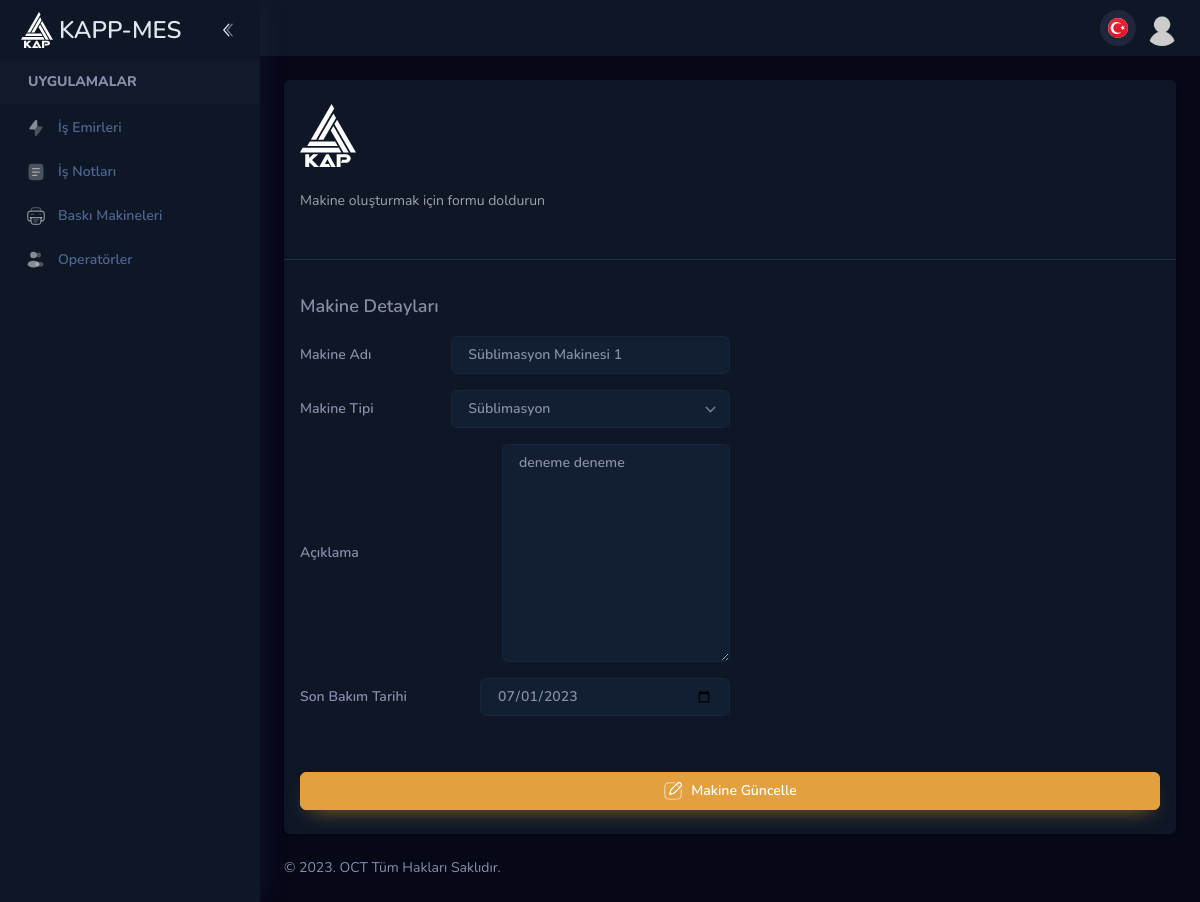
/machines/1/edit/ (signed in), run on the app's committed database.
### machines/models.py (models this page shows, shortened)
class Machine(StarterModel):
    name = models.CharField(max_length=100)
    MACHINE_CHOICES = (
        ('S', 'Süblimasyon'),
        ('D', 'Dtf'),
        ('U', 'Uv'),
    )
    machine_type = models.CharField(max_length=1, choices=MACHINE_CHOICES)
    description = models.CharField(max_length=255, blank=True, null=True)
    last_maintenance = models.DateField(blank=True, null=True)
    class Meta:
        verbose_name_plural = "Makineler"

### machines/views.py (the view)
# urls.py: path("<int:machine_pk>/edit/", views.machine_edit, name="machine_edit"),
@login_required
@user_passes_test(lambda u: u.is_superuser)
def machine_edit(request, machine_pk):
    machine = Machine.objects.get(pk=machine_pk)
    form = MachineForm(request.POST or None, instance=machine)
    if request.method == 'POST' and form.is_valid():
        form.save()
        return redirect('machine_list')
    context = {
        'machine': machine,
        'form': form
    }
    return render(request, "machines/create.html", context)

### machines/forms.py
class MachineForm(forms.ModelForm):
    class Meta:
        model = Machine
        fields = ['name', 'machine_type',  'description', 'last_maintenance']
        MACHINE_TYPE_CHOICES = (
            ('', 'Select an age'),
            ('S', 'Süblimasyon'),
            ('D', 'Dtf'),
            ('U', 'Uv'),
        )
        widgets = {
            'machine_type': forms.Select(choices=MACHINE_TYPE_CHOICES),
        }

### templates/machines/create.html (shortened to what this page needs)
{% extends 'components/layouts/default.html' %}
{% load static %}
{% block content %}
<div>
    <div class="flex xl:flex-row flex-col gap-2.5">
        <div class="panel px-0 flex-1 py-6 ltr:xl:mr-6 rtl:xl:ml-6">
            <form method="post" class="post-form">
                <div class="flex justify-between flex-wrap px-4">
                    <div class="mb-6 lg:w-1/2 w-full">
                        <div class="flex items-center text-black dark:text-white shrink-0">
                            <img src="{% static 'assets/images/logo-white.svg' %}" alt="image" class="w-14" />
                        </div>
                        <div class="space-y-1 mt-6 text-gray-500 dark:text-gray-400">
                            <div>Makine oluşturmak için formu doldurun</div>
                        </div>
                    </div>
                </div>
                <hr class="border-[#e0e6ed] dark:border-[#1b2e4b] my-6">
                <div class="mt-8 px-4">
                    <div class="flex justify-between lg:flex-row flex-col">
                        <div class="lg:w-1/2 w-full ltr:lg:mr-6 rtl:lg:ml-6 mb-6">
                            <div class="text-lg font-semibold">Makine Detayları</div>
                            <div class="mt-4 flex items-center">
                                <label for="id_name" class="ltr:mr-2 rtl:ml-2 w-1/3 mb-0">Makine Adı</label>
                                <input class="form-input flex-1" type="text" name="name" required="" id="id_name"
                                       value="{{machine.name}}" placeholder="Makine Adı Girin">
                            </div>
                            <div class="mt-4 flex items-center">
                                <label for="id_machine_type" class="ltr:mr-2 rtl:ml-2 w-1/3 mb-0">Makine Tipi</label>
                                <select name="machine_type" required="" id="id_machine_type" class="form-input flex-1">
                                    {% if machine %}
                                        {% if machine.machine_type == 'S' %}
                                            <option value="S" selected="">Süblimasyon</option>
                                        {% elif machine.machine_type == 'D' %}
                                            <option value="S">Süblimasyon</option>
                                            <option value="D" selected="">Dtf</option>
                                            <option value="U">Uv</option>
                                        {% elif machine.machine_type == 'U' %}
                                            <option value="S">Süblimasyon</option>
                                            <option value="D">Dtf</option>
                                            <option value="U" selected="">UV</option>
                                        {% endif %}
                                    {% else %}
                                        <option value="" selected="">Makine Tipi Seçin</option>
                                        <option value="S">Süblimasyon</option>
                                        <option value="D">Dtf</option>
                                        <option value="U"   >UV</option>
                                    {% endif %}
                                </select>
                            </div>
                            <div class="flex items-center mt-4">
                                <label for="id_description" class="flex-1 ltr:mr-2 rtl:ml-2 mb-0">Açıklama</label>
                                <textarea class="form-input flex-1" name="description" cols="40" rows="10"
                                          id="id_description"
                                placeholder="Açıklama....">{% if machine.last_maintenance %}{{ machine.description }}{% endif %}</textarea>
                            </div>
                            <div class="flex items-center mt-4">
                                <label for="id_last_maintenance" class="flex-1 ltr:mr-2 rtl:ml-2 mb-0">Son Bakım Tarihi</label>
                                <input class="form-input lg:w-[250px] w-2/3" type="date" name="last_maintenance"
                                       value="{{machine.last_maintenance|date:'Y-m-d'}}" id="id_last_maintenance">
                            </div>
                        </div>
                    </div>
                </div>
                <div class="mt-8 px-4">
                    {% if machine %}
                    <button type="submit" class="btn btn-warning w-full gap-2">
                        Makine Güncelle </button>
                    {% endif %}
                </div>
            </form>
        </div>
    </div>
</div>
{% endblock %}

### data on the page
Machine: name "Süblimasyon Makinesi 1", machine_type "Süblimasyon", description "deneme deneme", last_maintenance "07/01/2023"
